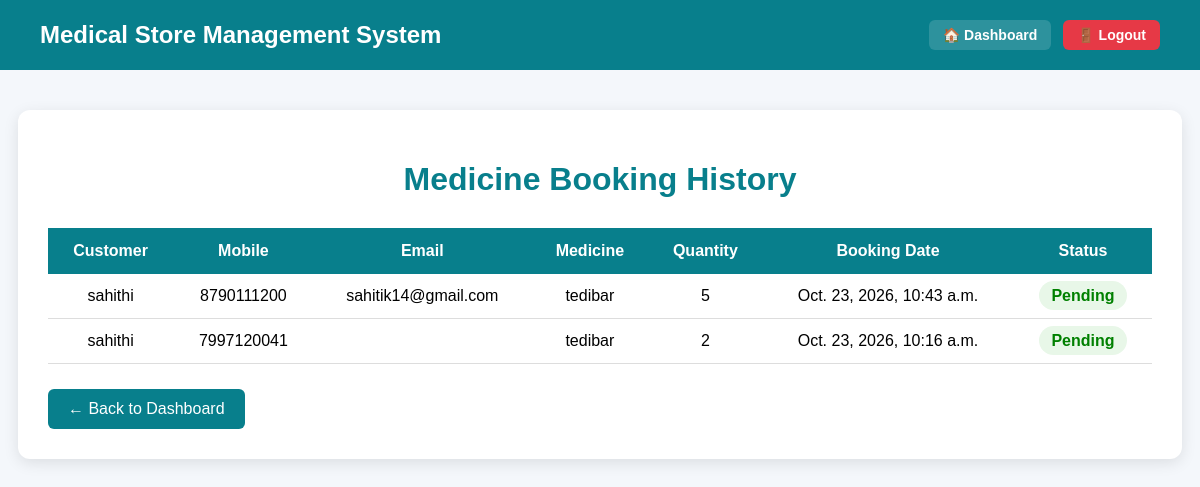
/booking-history/ (signed in), run on an earlier commit of the app's database.
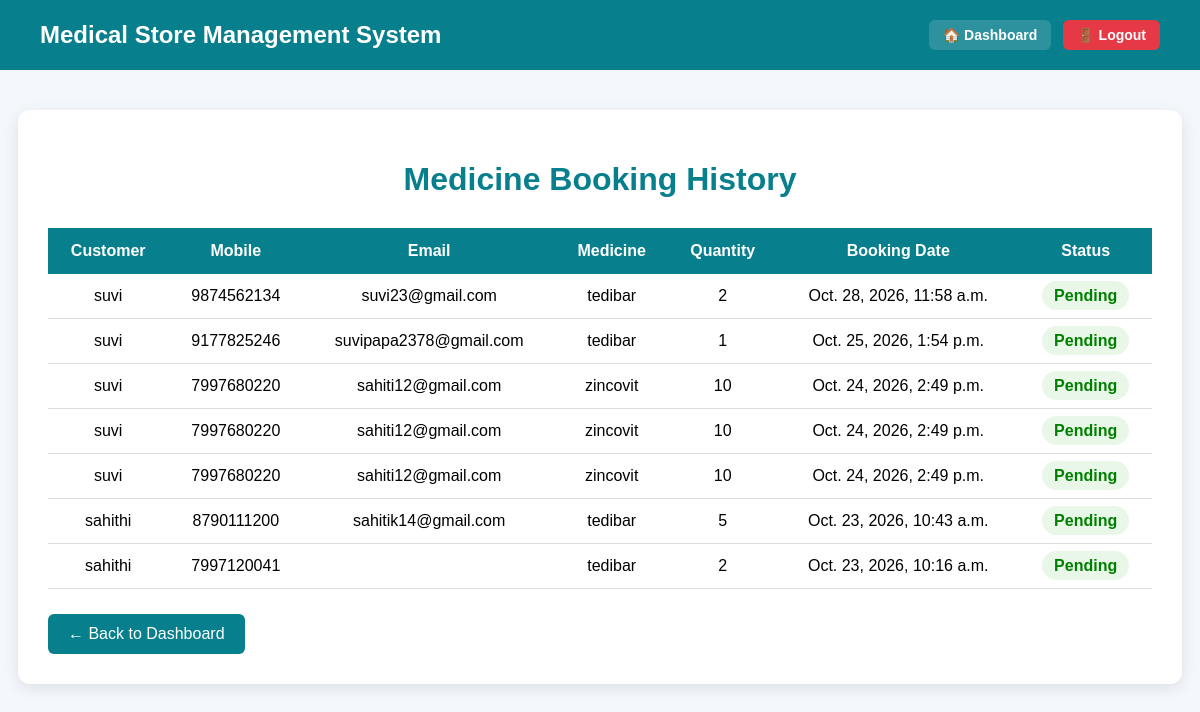
And on a later commit of the database.
### store/models.py (models this page shows, shortened)
class MedicineBooking(models.Model):
    customer_name = models.CharField(max_length=100)
    mobile = models.CharField(max_length=15)
    email = models.EmailField(blank=True)
    address = models.TextField()
    medicine = models.ForeignKey(
        Medicine,
        on_delete=models.CASCADE
    )
    quantity = models.IntegerField()
    booking_date = models.DateTimeField(auto_now_add=True)
    status = models.CharField(
        max_length=20,
        choices=[
            ("Pending", "Pending"),
            ("Confirmed", "Confirmed"),
            ("Ready", "Ready"),
            ("Delivered", "Delivered"),
        ],
        default="Pending"
    )

class Medicine(models.Model):
    name = models.CharField(max_length=100)
    category = models.CharField(max_length=100)
    manufacturer = models.CharField(max_length=100)
    price = models.DecimalField(max_digits=10, decimal_places=2)
    stock = models.IntegerField()
    expiry_date = models.DateField()
    image = models.ImageField(
        upload_to="medicines/",
        blank=True,
        null=True
    )

### store/views.py (the view)
# urls.py: path("booking-history/", views.booking_history, name="booking_history"),
@login_required
def booking_history(request):
    bookings = MedicineBooking.objects.all().order_by(
        "-booking_date"
    )
    return render(request, "booking_history.html", {
        "bookings": bookings
    })

### store/templates/booking_history.html (shortened to what this page needs)
<!DOCTYPE html>
<html lang="en">
<head>
</head>
<body>
    <div class="navbar">
        <h2>Medical Store Management System</h2>
        <div class="nav-actions">
            <a href="/" class="nav-link">🏠 Dashboard</a>
            <a href="{% url 'logout' %}" class="nav-link nav-logout">🚪 Logout</a>
        </div>
    </div>
    <div class="container">
        <h1>
            Medicine Booking History
        </h1>
        {% if bookings %}
        <table>
            <tr>
                <th>Customer</th>
                <th>Mobile</th>
                <th>Email</th>
                <th>Medicine</th>
                <th>Quantity</th>
                <th>Booking Date</th>
                <th>Status</th>
            </tr>
            {% for booking in bookings %}
            <tr>
                <td>
                    {{ booking.customer_name }}
                </td>
                <td>
                    {{ booking.mobile }}
                </td>
                <td>
                    {{ booking.email }}
                </td>
                <td>
                    {{ booking.medicine.name }}
                </td>
                <td>
                    {{ booking.quantity }}
                </td>
                <td>
                    {{ booking.booking_date }}
                </td>
                <td>
                    <span class="status">
                        {{ booking.status }}
                    </span>
                </td>
            </tr>
            {% endfor %}
        </table>
        {% else %}
        <p style="text-align:center;">
            No medicine bookings available.
        </p>
        {% endif %}
        <a href="/" class="back">
            ← Back to Dashboard
        </a>
    </div>
</body>
</html>

What changed in the data, as far as the page shows it:
added MedicineBooking: customer_name "suvi", mobile "9874562134", email "suvi23@gmail.com", medicine.name "tedibar", quantity "2", booking_date "Oct. 28, 2026, 11:58 a.m.", status "Pending"
added MedicineBooking: customer_name "suvi", mobile "9177825246", email "suvipapa2378@gmail.com", medicine.name "tedibar", quantity "1", booking_date "Oct. 25, 2026, 1:54 p.m.", status "Pending"
added MedicineBooking: customer_name "suvi", mobile "7997680220", email "sahiti12@gmail.com", medicine.name "zincovit", quantity "10", booking_date "Oct. 24, 2026, 2:49 p.m.", status "Pending"
added MedicineBooking: customer_name "suvi", mobile "7997680220", email "sahiti12@gmail.com", medicine.name "zincovit", quantity "10", booking_date "Oct. 24, 2026, 2:49 p.m.", status "Pending"
added MedicineBooking: customer_name "suvi", mobile "7997680220", email "sahiti12@gmail.com", medicine.name "zincovit", quantity "10", booking_date "Oct. 24, 2026, 2:49 p.m.", status "Pending"
